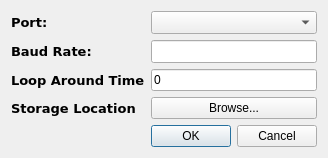
<?xml version="1.0" encoding="UTF-8"?>
<ui version="4.0">
 <class>SerialInitial</class>
 <widget class="QDialog" name="SerialInitial">
  <property name="geometry">
   <rect>
    <x>0</x>
    <y>0</y>
    <width>289</width>
    <height>119</height>
   </rect>
  </property>
  <property name="sizePolicy">
   <sizepolicy hsizetype="Minimum" vsizetype="Minimum">
    <horstretch>0</horstretch>
    <verstretch>0</verstretch>
   </sizepolicy>
  </property>
  <property name="windowTitle">
   <string>Dialog</string>
  </property>
  <layout class="QFormLayout" name="formLayout">
   <item row="1" column="0">
    <widget class="QLabel" name="label">
     <property name="font">
      <font>
       <family>Verdana</family>
       <pointsize>10</pointsize>
       <weight>75</weight>
       <bold>true</bold>
       <kerning>true</kerning>
      </font>
     </property>
     <property name="text">
      <string>Port:</string>
     </property>
    </widget>
   </item>
   <item row="1" column="1">
    <widget class="QComboBox" name="PortList">
     <property name="font">
      <font>
       <pointsize>10</pointsize>
      </font>
     </property>
    </widget>
   </item>
   <item row="3" column="0">
    <widget class="QLabel" name="label_2">
     <property name="font">
      <font>
       <family>Verdana</family>
       <pointsize>10</pointsize>
       <weight>75</weight>
       <bold>true</bold>
      </font>
     </property>
     <property name="text">
      <string>Baud Rate:</string>
     </property>
    </widget>
   </item>
   <item row="3" column="1">
    <widget class="QLineEdit" name="BaudRate">
     <property name="sizePolicy">
      <sizepolicy hsizetype="Minimum" vsizetype="Fixed">
       <horstretch>0</horstretch>
       <verstretch>0</verstretch>
      </sizepolicy>
     </property>
     <property name="font">
      <font>
       <pointsize>10</pointsize>
      </font>
     </property>
    </widget>
   </item>
   <item row="5" column="0">
    <widget class="QLabel" name="label_3">
     <property name="font">
      <font>
       <family>Verdana</family>
       <pointsize>10</pointsize>
       <weight>75</weight>
       <bold>true</bold>
      </font>
     </property>
     <property name="text">
      <string>Storage Location</string>
     </property>
    </widget>
   </item>
   <item row="5" column="1">
    <widget class="QPushButton" name="File">
     <property name="text">
      <string>Browse...</string>
     </property>
    </widget>
   </item>
   <item row="6" column="1">
    <widget class="QDialogButtonBox" name="buttonBox">
     <property name="orientation">
      <enum>Qt::Horizontal</enum>
     </property>
     <property name="standardButtons">
      <set>QDialogButtonBox::Cancel|QDialogButtonBox::Ok</set>
     </property>
    </widget>
   </item>
   <item row="4" column="1">
    <widget class="QLineEdit" name="loopAroundTime">
     <property name="text">
      <string>0</string>
     </property>
     <property name="alignment">
      <set>Qt::AlignLeading|Qt::AlignLeft|Qt::AlignVCenter</set>
     </property>
    </widget>
   </item>
   <item row="4" column="0">
    <widget class="QLabel" name="label_4">
     <property name="font">
      <font>
       <family>Verdana</family>
       <pointsize>10</pointsize>
       <weight>75</weight>
       <bold>true</bold>
      </font>
     </property>
     <property name="text">
      <string>Loop Around Time</string>
     </property>
    </widget>
   </item>
  </layout>
 </widget>
 <resources/>
 <connections>
  <connection>
   <sender>buttonBox</sender>
   <signal>accepted()</signal>
   <receiver>SerialInitial</receiver>
   <slot>accept()</slot>
   <hints>
    <hint type="sourcelabel">
     <x>248</x>
     <y>254</y>
    </hint>
    <hint type="destinationlabel">
     <x>157</x>
     <y>274</y>
    </hint>
   </hints>
  </connection>
  <connection>
   <sender>buttonBox</sender>
   <signal>rejected()</signal>
   <receiver>SerialInitial</receiver>
   <slot>reject()</slot>
   <hints>
    <hint type="sourcelabel">
     <x>316</x>
     <y>260</y>
    </hint>
    <hint type="destinationlabel">
     <x>286</x>
     <y>274</y>
    </hint>
   </hints>
  </connection>
 </connections>
</ui>
